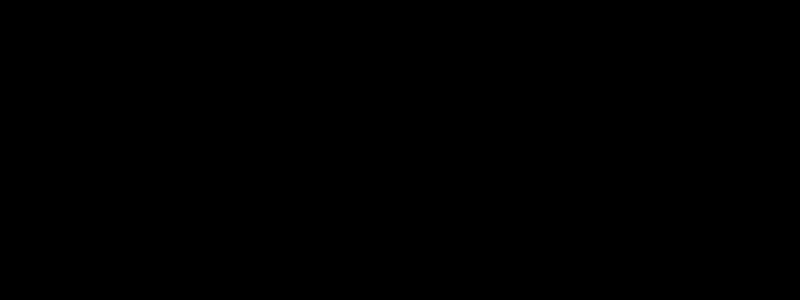
Frame 1 (no input)
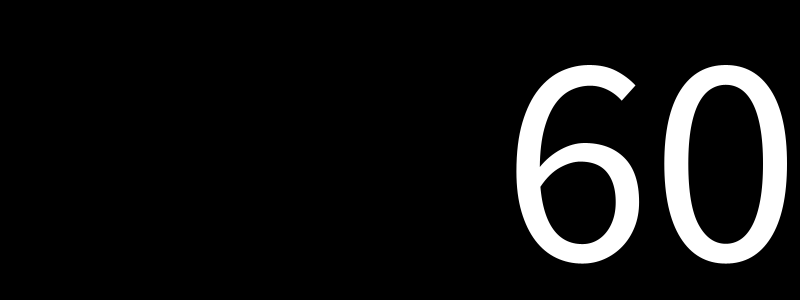
Frame 60 (the mouse pressed at the canvas centre just before this capture)
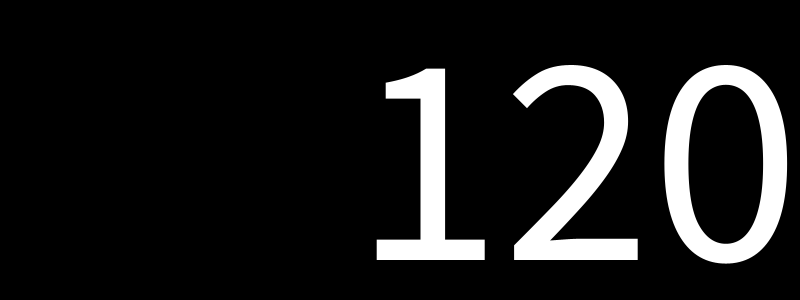
Frame 120 (the mouse held since frame 60 and released just before this capture)

The Processing sketch that drew these frames (run headless with seeded random() and noise(); from frame 60 on, the mouse is pressed at the canvas centre):

// Processing sketch: s0_loop_am
// ── s0_loop_am.pde
void setup(){
  size(800, 300);
  textSize(300);
  textAlign(RIGHT);
}

void draw(){
  background(0);
  if(frameCount % 20 == 0) text(frameCount, 800, 260);
}
